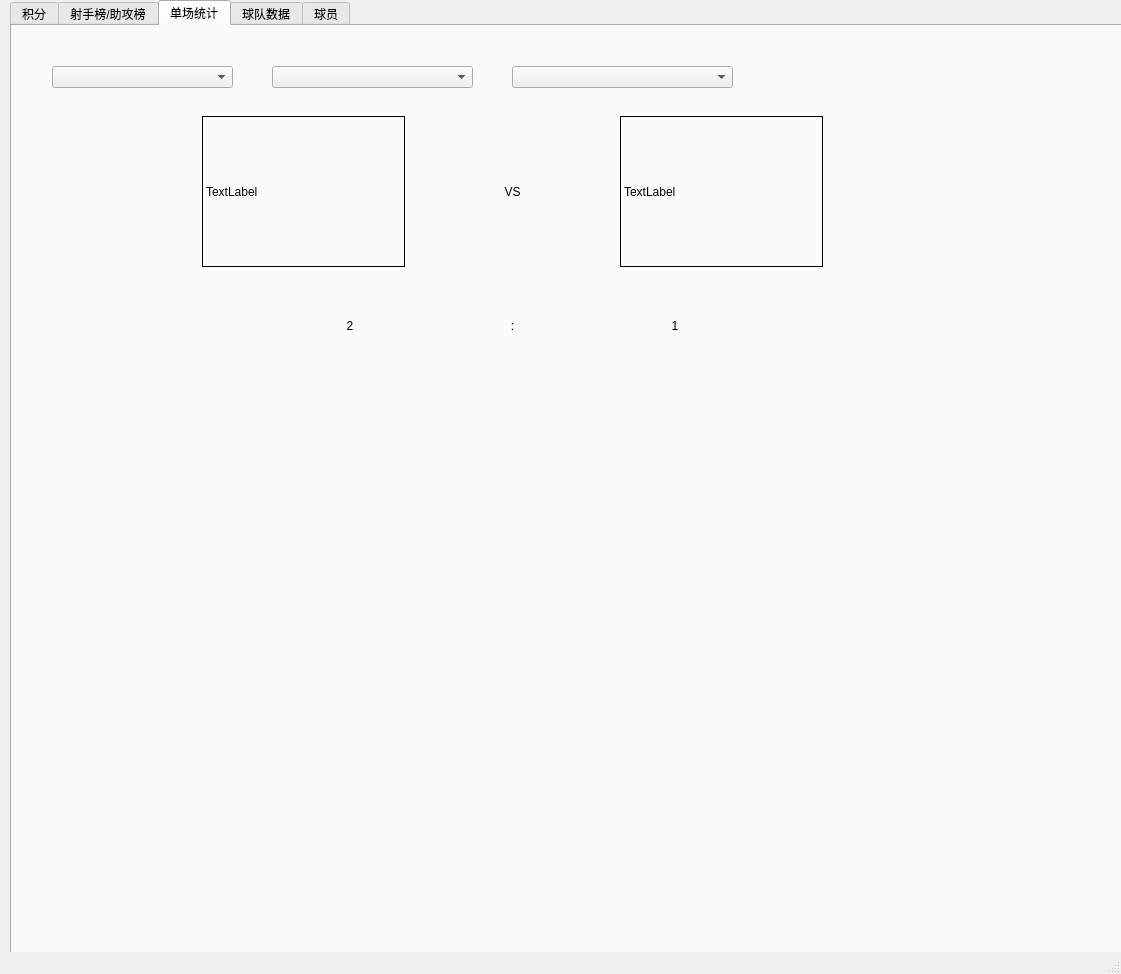
<?xml version="1.0" encoding="UTF-8"?>
<ui version="4.0">
 <class>MainWindow</class>
 <widget class="QMainWindow" name="MainWindow">
  <property name="geometry">
   <rect>
    <x>0</x>
    <y>0</y>
    <width>1121</width>
    <height>974</height>
   </rect>
  </property>
  <property name="windowTitle">
   <string>MainWindow</string>
  </property>
  <widget class="QWidget" name="centralwidget">
   <widget class="QTabWidget" name="MainTabCtr">
    <property name="geometry">
     <rect>
      <x>10</x>
      <y>0</y>
      <width>1131</width>
      <height>971</height>
     </rect>
    </property>
    <property name="currentIndex">
     <number>2</number>
    </property>
    <property name="iconSize">
     <size>
      <width>32</width>
      <height>32</height>
     </size>
    </property>
    <widget class="QWidget" name="tab">
     <attribute name="title">
      <string>积分</string>
     </attribute>
     <widget class="QComboBox" name="pts_leagueBox">
      <property name="geometry">
       <rect>
        <x>10</x>
        <y>30</y>
        <width>181</width>
        <height>22</height>
       </rect>
      </property>
     </widget>
     <widget class="QComboBox" name="pts_yearBox">
      <property name="geometry">
       <rect>
        <x>200</x>
        <y>30</y>
        <width>181</width>
        <height>22</height>
       </rect>
      </property>
     </widget>
     <widget class="QTextBrowser" name="pts_browser">
      <property name="geometry">
       <rect>
        <x>10</x>
        <y>70</y>
        <width>1071</width>
        <height>671</height>
       </rect>
      </property>
      <property name="contextMenuPolicy">
       <enum>Qt::NoContextMenu</enum>
      </property>
      <property name="lineWrapMode">
       <enum>QTextEdit::NoWrap</enum>
      </property>
     </widget>
    </widget>
    <widget class="QWidget" name="tab_2">
     <attribute name="title">
      <string>射手榜/助攻榜</string>
     </attribute>
     <widget class="QComboBox" name="ga_leagueBox">
      <property name="geometry">
       <rect>
        <x>10</x>
        <y>30</y>
        <width>231</width>
        <height>22</height>
       </rect>
      </property>
     </widget>
     <widget class="QComboBox" name="ga_yearBox">
      <property name="geometry">
       <rect>
        <x>270</x>
        <y>30</y>
        <width>241</width>
        <height>22</height>
       </rect>
      </property>
     </widget>
     <widget class="QComboBox" name="ga_optionBox">
      <property name="geometry">
       <rect>
        <x>550</x>
        <y>30</y>
        <width>221</width>
        <height>22</height>
       </rect>
      </property>
     </widget>
     <widget class="QTextBrowser" name="ga_browser">
      <property name="geometry">
       <rect>
        <x>10</x>
        <y>80</y>
        <width>1091</width>
        <height>681</height>
       </rect>
      </property>
     </widget>
    </widget>
    <widget class="QWidget" name="tab_3">
     <attribute name="title">
      <string>单场统计</string>
     </attribute>
     <widget class="QWidget" name="verticalLayoutWidget">
      <property name="geometry">
       <rect>
        <x>140</x>
        <y>350</y>
        <width>701</width>
        <height>581</height>
       </rect>
      </property>
      <layout class="QVBoxLayout" name="charts_test">
       <item>
        <widget class="QWidget" name="charts_show" native="true"/>
       </item>
      </layout>
     </widget>
     <widget class="QComboBox" name="comboBox">
      <property name="geometry">
       <rect>
        <x>40</x>
        <y>40</y>
        <width>181</width>
        <height>22</height>
       </rect>
      </property>
     </widget>
     <widget class="QComboBox" name="comboBox_2">
      <property name="geometry">
       <rect>
        <x>260</x>
        <y>40</y>
        <width>201</width>
        <height>22</height>
       </rect>
      </property>
     </widget>
     <widget class="QComboBox" name="comboBox_3">
      <property name="geometry">
       <rect>
        <x>500</x>
        <y>40</y>
        <width>221</width>
        <height>22</height>
       </rect>
      </property>
     </widget>
     <widget class="QWidget" name="horizontalLayoutWidget">
      <property name="geometry">
       <rect>
        <x>190</x>
        <y>90</y>
        <width>621</width>
        <height>151</height>
       </rect>
      </property>
      <layout class="QHBoxLayout" name="horizontalLayout">
       <item>
        <widget class="QLabel" name="label_2">
         <property name="frameShape">
          <enum>QFrame::Panel</enum>
         </property>
         <property name="text">
          <string>TextLabel</string>
         </property>
        </widget>
       </item>
       <item>
        <widget class="QLabel" name="label_3">
         <property name="layoutDirection">
          <enum>Qt::LeftToRight</enum>
         </property>
         <property name="text">
          <string>VS</string>
         </property>
         <property name="alignment">
          <set>Qt::AlignCenter</set>
         </property>
        </widget>
       </item>
       <item>
        <widget class="QLabel" name="label">
         <property name="frameShape">
          <enum>QFrame::Panel</enum>
         </property>
         <property name="text">
          <string>TextLabel</string>
         </property>
        </widget>
       </item>
      </layout>
     </widget>
     <widget class="QWidget" name="horizontalLayoutWidget_2">
      <property name="geometry">
       <rect>
        <x>260</x>
        <y>260</y>
        <width>481</width>
        <height>80</height>
       </rect>
      </property>
      <layout class="QHBoxLayout" name="horizontalLayout_2">
       <item>
        <widget class="QLabel" name="label_4">
         <property name="text">
          <string>2</string>
         </property>
         <property name="alignment">
          <set>Qt::AlignCenter</set>
         </property>
        </widget>
       </item>
       <item>
        <widget class="QLabel" name="label_5">
         <property name="text">
          <string>:</string>
         </property>
         <property name="alignment">
          <set>Qt::AlignCenter</set>
         </property>
        </widget>
       </item>
       <item>
        <widget class="QLabel" name="label_6">
         <property name="text">
          <string>1</string>
         </property>
         <property name="alignment">
          <set>Qt::AlignCenter</set>
         </property>
        </widget>
       </item>
      </layout>
     </widget>
    </widget>
    <widget class="QWidget" name="tab_4">
     <attribute name="title">
      <string>球队数据</string>
     </attribute>
     <widget class="QComboBox" name="comboBox_4">
      <property name="geometry">
       <rect>
        <x>40</x>
        <y>20</y>
        <width>191</width>
        <height>22</height>
       </rect>
      </property>
     </widget>
     <widget class="QComboBox" name="comboBox_5">
      <property name="geometry">
       <rect>
        <x>250</x>
        <y>20</y>
        <width>191</width>
        <height>22</height>
       </rect>
      </property>
     </widget>
     <widget class="QLabel" name="label_7">
      <property name="geometry">
       <rect>
        <x>40</x>
        <y>90</y>
        <width>201</width>
        <height>191</height>
       </rect>
      </property>
      <property name="frameShape">
       <enum>QFrame::Panel</enum>
      </property>
      <property name="text">
       <string>TextLabel</string>
      </property>
     </widget>
     <widget class="QWidget" name="verticalLayoutWidget_5">
      <property name="geometry">
       <rect>
        <x>280</x>
        <y>90</y>
        <width>121</width>
        <height>191</height>
       </rect>
      </property>
      <layout class="QVBoxLayout" name="verticalLayout_3">
       <item>
        <widget class="QLabel" name="label_8">
         <property name="text">
          <string>name</string>
         </property>
        </widget>
       </item>
       <item>
        <widget class="QLabel" name="label_9">
         <property name="text">
          <string>coutry</string>
         </property>
        </widget>
       </item>
      </layout>
     </widget>
     <widget class="QWidget" name="verticalLayoutWidget_6">
      <property name="geometry">
       <rect>
        <x>440</x>
        <y>90</y>
        <width>121</width>
        <height>191</height>
       </rect>
      </property>
      <layout class="QVBoxLayout" name="verticalLayout_4">
       <item>
        <widget class="QLabel" name="label_10">
         <property name="text">
          <string>liverpool</string>
         </property>
        </widget>
       </item>
       <item>
        <widget class="QLabel" name="label_11">
         <property name="text">
          <string>England</string>
         </property>
        </widget>
       </item>
      </layout>
     </widget>
     <widget class="QWidget" name="verticalLayoutWidget_7">
      <property name="geometry">
       <rect>
        <x>40</x>
        <y>330</y>
        <width>521</width>
        <height>281</height>
       </rect>
      </property>
      <layout class="QVBoxLayout" name="verticalLayout_5">
       <item>
        <widget class="QWidget" name="widget_2" native="true"/>
       </item>
      </layout>
     </widget>
     <widget class="QWidget" name="verticalLayoutWidget_8">
      <property name="geometry">
       <rect>
        <x>40</x>
        <y>630</y>
        <width>521</width>
        <height>281</height>
       </rect>
      </property>
      <layout class="QVBoxLayout" name="verticalLayout_6">
       <item>
        <widget class="QWidget" name="widget_3" native="true"/>
       </item>
      </layout>
     </widget>
     <widget class="QTextBrowser" name="textBrowser">
      <property name="geometry">
       <rect>
        <x>600</x>
        <y>330</y>
        <width>501</width>
        <height>581</height>
       </rect>
      </property>
     </widget>
    </widget>
    <widget class="QWidget" name="tab_5">
     <attribute name="title">
      <string>球员</string>
     </attribute>
     <widget class="QPlainTextEdit" name="plainTextEdit">
      <property name="geometry">
       <rect>
        <x>100</x>
        <y>30</y>
        <width>191</width>
        <height>31</height>
       </rect>
      </property>
     </widget>
     <widget class="QLabel" name="label_12">
      <property name="geometry">
       <rect>
        <x>20</x>
        <y>32</y>
        <width>61</width>
        <height>31</height>
       </rect>
      </property>
      <property name="text">
       <string>搜索</string>
      </property>
     </widget>
     <widget class="QLabel" name="label_13">
      <property name="geometry">
       <rect>
        <x>20</x>
        <y>90</y>
        <width>251</width>
        <height>231</height>
       </rect>
      </property>
      <property name="frameShape">
       <enum>QFrame::Panel</enum>
      </property>
      <property name="text">
       <string>TextLabel</string>
      </property>
     </widget>
     <widget class="QWidget" name="verticalLayoutWidget_9">
      <property name="geometry">
       <rect>
        <x>330</x>
        <y>90</y>
        <width>121</width>
        <height>191</height>
       </rect>
      </property>
      <layout class="QVBoxLayout" name="verticalLayout_7">
       <item>
        <widget class="QLabel" name="label_14">
         <property name="text">
          <string>name</string>
         </property>
        </widget>
       </item>
       <item>
        <widget class="QLabel" name="label_15">
         <property name="text">
          <string>coutry</string>
         </property>
        </widget>
       </item>
      </layout>
     </widget>
     <widget class="QWidget" name="verticalLayoutWidget_10">
      <property name="geometry">
       <rect>
        <x>460</x>
        <y>90</y>
        <width>121</width>
        <height>191</height>
       </rect>
      </property>
      <layout class="QVBoxLayout" name="verticalLayout_8">
       <item>
        <widget class="QLabel" name="label_16">
         <property name="text">
          <string>M，Salh</string>
         </property>
        </widget>
       </item>
       <item>
        <widget class="QLabel" name="label_17">
         <property name="text">
          <string>Eygpt</string>
         </property>
        </widget>
       </item>
      </layout>
     </widget>
     <widget class="QWidget" name="verticalLayoutWidget_11">
      <property name="geometry">
       <rect>
        <x>20</x>
        <y>330</y>
        <width>121</width>
        <height>191</height>
       </rect>
      </property>
      <layout class="QVBoxLayout" name="verticalLayout_9">
       <item>
        <widget class="QLabel" name="label_18">
         <property name="text">
          <string>Birth</string>
         </property>
        </widget>
       </item>
       <item>
        <widget class="QLabel" name="label_19">
         <property name="text">
          <string>club</string>
         </property>
        </widget>
       </item>
      </layout>
     </widget>
     <widget class="QWidget" name="verticalLayoutWidget_12">
      <property name="geometry">
       <rect>
        <x>150</x>
        <y>330</y>
        <width>121</width>
        <height>191</height>
       </rect>
      </property>
      <layout class="QVBoxLayout" name="verticalLayout_10">
       <item>
        <widget class="QLabel" name="label_20">
         <property name="text">
          <string>1992.6.18</string>
         </property>
        </widget>
       </item>
       <item>
        <widget class="QLabel" name="label_21">
         <property name="text">
          <string>Liverpool</string>
         </property>
        </widget>
       </item>
      </layout>
     </widget>
     <widget class="QWidget" name="verticalLayoutWidget_13">
      <property name="geometry">
       <rect>
        <x>330</x>
        <y>330</y>
        <width>121</width>
        <height>191</height>
       </rect>
      </property>
      <layout class="QVBoxLayout" name="verticalLayout_11">
       <item>
        <widget class="QLabel" name="label_22">
         <property name="text">
          <string>Height</string>
         </property>
        </widget>
       </item>
       <item>
        <widget class="QLabel" name="label_23">
         <property name="text">
          <string>Weight</string>
         </property>
        </widget>
       </item>
      </layout>
     </widget>
     <widget class="QWidget" name="verticalLayoutWidget_14">
      <property name="geometry">
       <rect>
        <x>460</x>
        <y>330</y>
        <width>121</width>
        <height>191</height>
       </rect>
      </property>
      <layout class="QVBoxLayout" name="verticalLayout_12">
       <item>
        <widget class="QLabel" name="label_24">
         <property name="text">
          <string>175</string>
         </property>
        </widget>
       </item>
       <item>
        <widget class="QLabel" name="label_25">
         <property name="text">
          <string>70</string>
         </property>
        </widget>
       </item>
      </layout>
     </widget>
     <widget class="QPushButton" name="pushButton">
      <property name="geometry">
       <rect>
        <x>330</x>
        <y>40</y>
        <width>75</width>
        <height>23</height>
       </rect>
      </property>
      <property name="text">
       <string>PushButton</string>
      </property>
     </widget>
     <widget class="QWidget" name="verticalLayoutWidget_15">
      <property name="geometry">
       <rect>
        <x>20</x>
        <y>550</y>
        <width>561</width>
        <height>321</height>
       </rect>
      </property>
      <layout class="QVBoxLayout" name="verticalLayout_13">
       <item>
        <widget class="QWidget" name="widget_4" native="true"/>
       </item>
      </layout>
     </widget>
     <widget class="QWidget" name="verticalLayoutWidget_16">
      <property name="geometry">
       <rect>
        <x>600</x>
        <y>90</y>
        <width>491</width>
        <height>781</height>
       </rect>
      </property>
      <layout class="QVBoxLayout" name="verticalLayout_14">
       <item>
        <widget class="QWidget" name="widget_5" native="true"/>
       </item>
      </layout>
     </widget>
    </widget>
   </widget>
  </widget>
  <widget class="QStatusBar" name="statusbar"/>
 </widget>
 <resources/>
 <connections/>
</ui>
